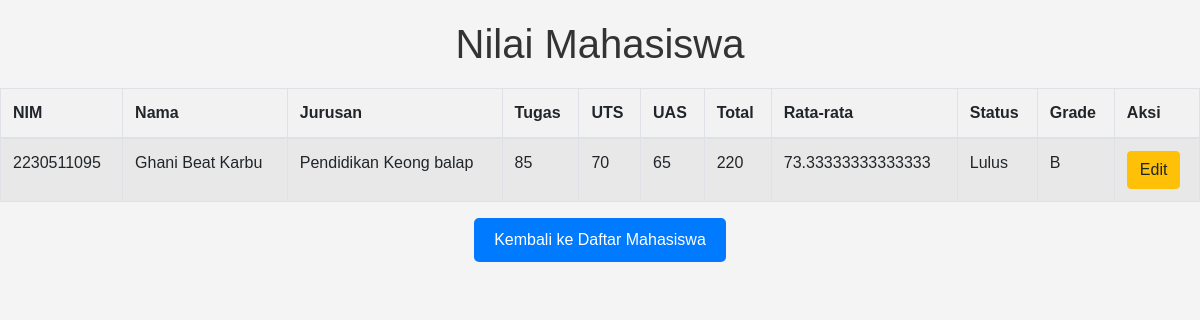
Page /view_grades/2230511095 on the committed database.
### tables this page shows
CREATE TABLE mhs(
                NIM TEXT PRIMARY KEY,
                NAMA TEXT NOT NULL,
                JURUSAN TEXT NOT NULL);

CREATE TABLE lnilai(
                ID INTEGER PRIMARY KEY AUTOINCREMENT,
                NIM TEXT,
                TUGAS INTEGER,
                UTS INTEGER,
                UAS INTEGER,
                TOTAL INTEGER,
                RATA REAL,
                STATUS TEXT,
                GRADE TEXT,
                FOREIGN KEY (NIM) REFERENCES mhs (NIM));

### app.py (the view)
@app.route('/view_grades/<nim>')
def view_grades(nim):
    conn = dbconnect()
    student = conn.execute('''
        SELECT mhs.NIM, mhs.NAMA, mhs.JURUSAN, lnilai.TUGAS, lnilai.UTS, lnilai.UAS, lnilai.TOTAL, lnilai.RATA, lnilai.STATUS, lnilai.GRADE
        FROM mhs
        LEFT JOIN lnilai ON mhs.NIM = lnilai.NIM
        WHERE mhs.NIM = ?
    ''', (nim,)).fetchone()
    conn.close()
    return render_template('view_grades.html', student=student)

### app.py (called while the page is built)
def dbconnect():
    conn = sqlite3.connect('dbnilai.db')
    conn.row_factory = sqlite3.Row
    return conn

### templates/view_grades.html (shortened to what this page needs)
<!DOCTYPE html>
<html lang="en">
<head>
    <link rel="stylesheet" href="https://stackpath.bootstrapcdn.com/bootstrap/4.5.2/css/bootstrap.min.css">
</head>
<body>
    <h1>Nilai Mahasiswa</h1>
    <table class="table table-striped table-bordered">
        <thead>
            <tr>
                <th>NIM</th>
                <th>Nama</th>
                <th>Jurusan</th>
                <th>Tugas</th>
                <th>UTS</th>
                <th>UAS</th>
                <th>Total</th>
                <th>Rata-rata</th>
                <th>Status</th>
                <th>Grade</th>
                <th>Aksi</th>
            </tr>
        </thead>
        <tbody>
            <tr>
                <td>{{ student.NIM }}</td>
                <td>{{ student.NAMA }}</td>
                <td>{{ student.JURUSAN }}</td>
                <td>{{ student.TUGAS }}</td>
                <td>{{ student.UTS }}</td>
                <td>{{ student.UAS }}</td>
                <td>{{ student.TOTAL }}</td>
                <td>{{ student.RATA }}</td>
                <td>{{ student.STATUS }}</td>
                <td>{{ student.GRADE }}</td>
                <td>
                    <a href="{{ url_for('edit', nim=student.NIM) }}" class="btn btn-warning">Edit</a>
                </td>
            </tr>
        </tbody>
    </table>
    <a href="{{ url_for('students') }}" class="btn-back">Kembali ke Daftar Mahasiswa</a>
</body>
</html>

### templates/view_grades.html (style rules this page uses)
body { font-family: Arial, sans-serif; background-color: #f4f4f4; color: #333; margin: 0; padding: 0; display: flex; flex-direction: column; align-items: center; padding-top: 20px; }
h1 { margin-bottom: 20px; }
table { width: 80%; border-collapse: collapse; margin-bottom: 20px; }
th, td { padding: 12px; border: 1px solid #ddd; text-align: left; }
th { background-color: #f2f2f2; }
a.btn-back { color: #fff; background-color: #007bff; padding: 10px 20px; border-radius: 5px; text-decoration: none; }

### rows in the picture
mhs: NIM "2230511095", NAMA "Ghani Beat Karbu", JURUSAN "Pendidikan Keong balap"
lnilai: TUGAS "85", UTS "70", UAS "65", TOTAL "220", RATA "73.33333333333333", STATUS "Lulus", GRADE "B"
